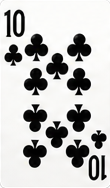
#> input picture assets/games/teen-patti-pro/cards/card-10-club.png, 110 x 188 px
$ python -i watermark.py   (imports and definitions only)
#> lines starting #> are read from the running program, lines starting #| are printed output that depends on the picture; after the words box and inside, x2 and y2 are one past the last pixel; in counts of white or black regions, pixels touching at a corner belong together
"""Watermark detection and removal (Phase 3.1).

Every source image carries a baked-in "Dreamina" mark in the bottom-right
region. Vectorising preserves it, so it would ship inside the SVG and be
visible in-game. Removal is non-negotiable.

Detection is geometric + colour-density, with OCR as confirmation only:

  primary   bottom-right region, last 20% of width x last 12% of height;
            a cluster of low-saturation grey pixels (S < 15 in HSV, 100 <= V <= 200)
            of at least MIN_CLUSTER px.
  confirm   tesseract on the region alone. Text found raises confidence but is
            NOT required -- OCR misses faint and partial marks, which is
            exactly the btn-auto case.

Removal is chosen by overlap, because a plain crop is only correct when the
mark sits outside the artwork:
  outside   tighten the crop so the region is excluded
  overlap   inpaint from the surrounding 30px median, feathered 8px

Never delete the source: output is a new file, and --keep-raw leaves a
reference copy beside the clean one.
"""
from __future__ import annotations

import os
import shutil
import subprocess
from dataclasses import dataclass
from typing import List, Optional, Tuple

import numpy as np
from PIL import Image

# --- detection parameters (from the brief) ---
REGION_W_FRAC = 0.20      # last 20% of width
REGION_H_FRAC = 0.12      # last 12% of height
SAT_MAX = 15              # S < 15 in HSV (0-255 scale)
V_MIN, V_MAX = 100, 200   # 100 <= V <= 200
MIN_CLUSTER = 40          # pixels
# A text watermark is thin glyph strokes inside its own bounding box, so its
# pixels cover only a small fraction of that box. Artwork does the opposite:
# panel-wide assets (panel-pot, badge-hot) have a large low-saturation area in
# the bottom-right that fills its own box almost completely.
#
# The first attempt compared the box against the SEARCH REGION, which is wrong:
# on a 2048x2048 asset the real "Dreamina" mark is 373x215 inside a 409x245
# region, i.e. 80% of it, and the test rejected a genuine watermark.
MAX_SELF_FILL = 0.45      # cluster pixels / cluster box area
MAX_REGION_FILL = 0.60    # cluster pixels / region pixels
# Saturation and density are not sufficient: panel-pot and panel-balance still
# false-positive on the ornate gold frame in their bottom-right corner. The
# reliable discriminator is morphological. A watermark is THIN glyph strokes,
# so eroding the candidate mask 2px destroys it; a slab of artwork survives.
MAX_ERODE_SURVIVAL = 0.55  # eroded pixels / original pixels


def _erode2(mask: np.ndarray) -> np.ndarray:
    """Binary erosion by 2px, 4-neighbour, using shifted ANDs (no scipy)."""
    m = mask.copy()
    for _ in range(2):
        p = np.pad(m, 1, mode="constant", constant_values=False)
        m = (p[1:-1, 1:-1] & p[:-2, 1:-1] & p[2:, 1:-1] &
             p[1:-1, :-2] & p[1:-1, 2:])
    return m

# --- inpainting parameters ---
INPAINT_MEDIAN_PX = 30
FEATHER_PX = 8


@dataclass
class Mark:
    found: bool
    box: Optional[Tuple[int, int, int, int]]   # x0,y0,x1,y1 of the mark
    pixels: int
    ocr_text: str = ""
    confidence: str = "none"      # geometric | geometric+ocr

    # [4 lines left out: function label, not called in this run]


def _rgb_to_hsv(arr: np.ndarray) -> Tuple[np.ndarray, np.ndarray, np.ndarray]:
    """HSV on 0-255 scales, so SAT_MAX/V_MIN/V_MAX read as written."""
    a = arr.astype(np.float32) / 255.0
    mx = a.max(axis=2)
    mn = a.min(axis=2)
    diff = mx - mn
    s = np.zeros_like(mx)
    nz = diff > 1e-6
    s[nz] = diff[nz] / mx[nz]
    v = mx
    return s, v, diff


def detect_mark(im: Image.Image) -> Mark:
    """Locate the watermark in the bottom-right region."""
    rgb = im.convert("RGB")
    w, h = rgb.size
    x0 = int(w * (1.0 - REGION_W_FRAC))
    y0 = int(h * (1.0 - REGION_H_FRAC))
    if x1_ok := (x0 >= w - 4 or y0 >= h - 4):
        # region too small to be meaningful
        pass
    region = np.asarray(rgb.crop((x0, y0, w, h)))
    if region.size == 0:
        return Mark(False, None, 0)

    s, v, _ = _rgb_to_hsv(region)
    cand = (s * 255.0 < SAT_MAX) & (v * 255.0 >= V_MIN) & (v * 255.0 <= V_MAX)
    n = int(cand.sum())
    if n < MIN_CLUSTER:
        return Mark(False, None, n)

    ys, xs = np.nonzero(cand)
    bx0, bx1 = int(xs.min()) + x0, int(xs.max()) + 1 + x0
    by0, by1 = int(ys.min()) + y0, int(ys.max()) + 1 + y0

    # A watermark is sparse text strokes, not a slab of artwork.
    region_px = float(region.shape[0] * region.shape[1])
    box_px = float(max(1, (bx1 - bx0) * (by1 - by0)))
    self_fill = n / box_px
    if self_fill > MAX_SELF_FILL:
        return Mark(False, None, n,
                    confidence=f"rejected:self-fill {self_fill:.2f}")
    if n / region_px > MAX_REGION_FILL:
        return Mark(False, None, n, confidence="rejected:fills-region")

    er = _erode2(cand)
    survival = int(er.sum()) / float(n)
    if survival > MAX_ERODE_SURVIVAL:
        return Mark(False, None, n,
                    confidence=f"rejected:solid (erode survival {survival:.2f})")

    # Pad slightly so anti-aliased glyph fringes go too.
    pad = 4
    box = (max(0, bx0 - pad), max(0, by0 - pad),
           min(w, bx1 + pad), min(h, by1 + pad))
    return Mark(True, box, n)


def ocr_region(im: Image.Image, box: Tuple[int, int, int, int]) -> str:
    """Confirmation only. Returns recognised text, or '' if unavailable."""
    x0, y0, x1, y1 = box
    if (x1 - x0) < 24 or (y1 - y0) < 10:
        return ""
    crop = im.convert("L").crop(box)
    # Upscale: tesseract is unreliable on small watermark glyphs.
    scale = 4
    crop = crop.resize(((x1 - x0) * scale, (y1 - y0) * scale), Image.LANCZOS)
    tmp = "/tmp/_wm_ocr.png"
    try:
        crop.save(tmp)
        out = subprocess.run(
            ["tesseract", tmp, "stdout", "--psm", "7"],
            capture_output=True, text=True, timeout=30)
        text = " ".join(out.stdout.split())
        return text if len(text) >= 4 else ""
    except Exception:
        return ""
    finally:
        if os.path.exists(tmp):
            os.remove(tmp)


# [51 lines left out: functions _content_bbox, _feather, inpaint, not called in this run]


def remove_watermark(im: Image.Image, ocr: bool = True,
                    keep_raw_to: Optional[str] = None) -> Tuple[Image.Image, Mark, str]:
    """Return (clean_image, mark, method). Never mutates the input."""
    im = im.convert("RGBA")
    mark = detect_mark(im)
    if not mark.found:
        return im, mark, "none"

    if ocr:
        mark.ocr_text = ocr_region(im, mark.box)
    mark.confidence = "geometric+ocr" if mark.ocr_text else "geometric"

    content = _content_bbox(im)
    overlaps = False
    if content:
        cx0, cy0, cx1, cy1 = content
        bx0, by0, bx1, by1 = mark.box
        overlaps = not (bx1 <= cx0 or bx0 >= cx1 or by1 <= cy0 or by0 >= cy1)

    if keep_raw_to and overlaps:
        os.makedirs(os.path.dirname(keep_raw_to), exist_ok=True)
        im.save(keep_raw_to)

    if overlaps:
        clean = inpaint(im, mark.box)
        method = f"inpaint(median{INPAINT_MEDIAN_PX}px,feather{FEATHER_PX}px)"
    else:
        clean = im
        method = "crop(excluded by content bbox)"

    # Verify: the mark must be gone (or reduced below the cluster floor).
    after = detect_mark(clean)
    if overlaps and after.found and after.pixels >= MIN_CLUSTER:
        # Inpaint did not clear it; fall back to a hard fill of the box.
        arr = np.asarray(clean).copy()
        bx0, by0, bx1, by1 = mark.box
        sub = arr[by0:by1, bx0:bx1].astype(np.float32)
        ring = arr[max(0, by0 - 30):by1 + 30, max(0, bx0 - 30):bx1 + 30]
        if ring.size:
            arr[by0:by1, bx0:bx1] = np.median(ring.reshape(-1, 4), axis=0).astype(np.uint8)
        clean = Image.fromarray(arr, "RGBA")
        method += "+hardfill"
    return clean, mark, method

>>> from PIL import Image
>>> picture = Image.open('../assets/games/teen-patti-pro/cards/card-10-club.png')
#> picture is the input picture: PIL image 110x188 RGBA; mean R, G, B, A 193.5, 193.3, 192.1, 252.5
>>> result = remove_watermark(picture)
#> in detect_mark, `region = np.asarray(rgb.crop((x0, y0, w, h)))`:
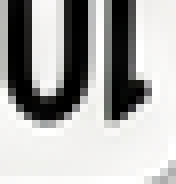
#> region: shape (23, 22, 3) (shown 8 times larger); mean R, G, B 173, 172.7, 171.6
#> in _rgb_to_hsv, `diff = mx - mn`:
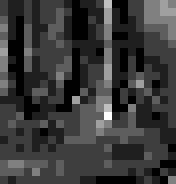
#> diff: shape (23, 22) float32 (shown 8 times larger); min 0, max 0.0314, mean 0.00718; drawn with min black and max white
#> in _rgb_to_hsv, `nz = diff > 1e-6`:
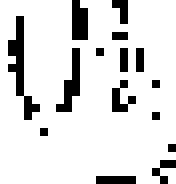
#> nz: shape (23, 22) bool (shown 8 times larger); 86.4% white; black in thin lines or dots
#> in _rgb_to_hsv, `s[nz] = diff[nz] / mx[nz]`:
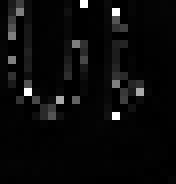
#> s: shape (23, 22) float32 (shown 8 times larger); min 0, max 1, mean 0.0411
#> in detect_mark, `cand = (s * 255.0 < SAT_MAX) & (v * 255.0 >= V_MIN) & (v * 255.0 <= V_..`:
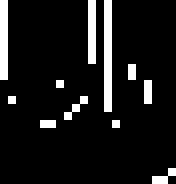
#> cand: shape (23, 22) bool (shown 8 times larger); 9.5% white in thin lines or dots
#> in detect_mark, `n = int(cand.sum())`: n = 48
#> in detect_mark, `ys, xs = np.nonzero(cand)`: ys = 48 values from 0 to 22; xs = 48 values, max 21 at index 45, min 0 at index 0, mean 9.92
#> in detect_mark, `bx0, bx1 = int(xs.min()) + x0, int(xs.max()) + 1 + x0`: bx0 = 88; bx1 = 110
#> in detect_mark, `by0, by1 = int(ys.min()) + y0, int(ys.max()) + 1 + y0`: by0 = 165; by1 = 188
#> in detect_mark, `box_px = float(max(1, (bx1 - bx0) * (by1 - by0)))`: box_px = 506
#> in detect_mark, `self_fill = n / box_px`: self_fill = 0.0949
#> the loop in _erode2, `for _ in range(2):` made 2 passes
#> pass 1, in _erode2, `p = np.pad(m, 1, mode="constant", constant_values=False)`:
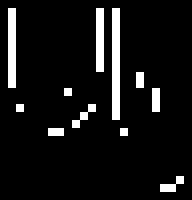
#> p: shape (25, 24) bool (shown 8 times larger); 8% white in thin lines or dots, all inside (x1, y1, x2, y2) = (1, 1, 23, 24)
#> in detect_mark, `survival = int(er.sum()) / float(n)`: survival = 0
#> in detect_mark, `box = (max(0, bx0 - pad), max(0, by0 - pad), min(w, bx1 + pad), min(h,..`: box = (84, 161, 110, 188)
#> in ocr_region, `crop = crop.resize(((x1 - x0) * scale, (y1 - y0) * scale), Image.LANCZ..`:
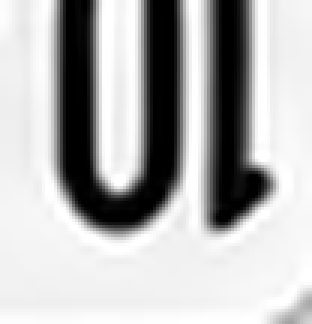
#> crop: PIL image 104x108 L (shown 3 times larger); min 0, max 255, mean 179.9
#> (the run stopped early here; a loop or call above may not have finished)

$ run again, on assets/games/teen-patti-pro/cards/card-3-club.png
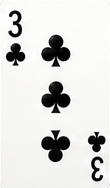
#> input picture assets/games/teen-patti-pro/cards/card-3-club.png, 110 x 188 px
#> picture is the input picture: PIL image 110x188 RGBA; mean R, G, B, A 220.8, 220.6, 219.2, 252.3
#> in _rgb_to_hsv, `nz = diff > 1e-6`:
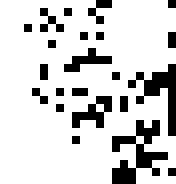
#> nz: shape (23, 22) bool (shown 8 times larger); 82% white; black in thin lines or dots, all inside (x1, y1, x2, y2) = (3, 0, 22, 23)
#> in detect_mark, `cand = (s * 255.0 < SAT_MAX) & (v * 255.0 >= V_MIN) & (v * 255.0 <= V_..`:
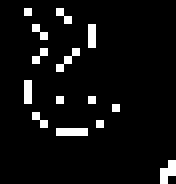
#> cand: shape (23, 22) bool (shown 8 times larger); 5.9% white in thin lines or dots, all inside (x1, y1, x2, y2) = (3, 1, 22, 23)
#> n = 30

$ run again, on assets/games/teen-patti-pro/cards/card-4-club.png
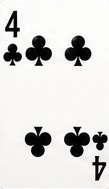
#> input picture assets/games/teen-patti-pro/cards/card-4-club.png, 109 x 189 px
#> picture is the input picture: PIL image 109x189 RGBA; mean R, G, B, A 217.6, 217.4, 216, 252.4
#> nz: shape (23, 22) bool; 91.7% white; black in thin lines or dots
#> in detect_mark, `cand = (s * 255.0 < SAT_MAX) & (v * 255.0 >= V_MIN) & (v * 255.0 <= V_..`:
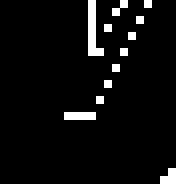
#> cand: shape (23, 22) bool (shown 8 times larger); 4.9% white in thin lines or dots, all inside (x1, y1, x2, y2) = (8, 0, 22, 23)
#> n = 25
